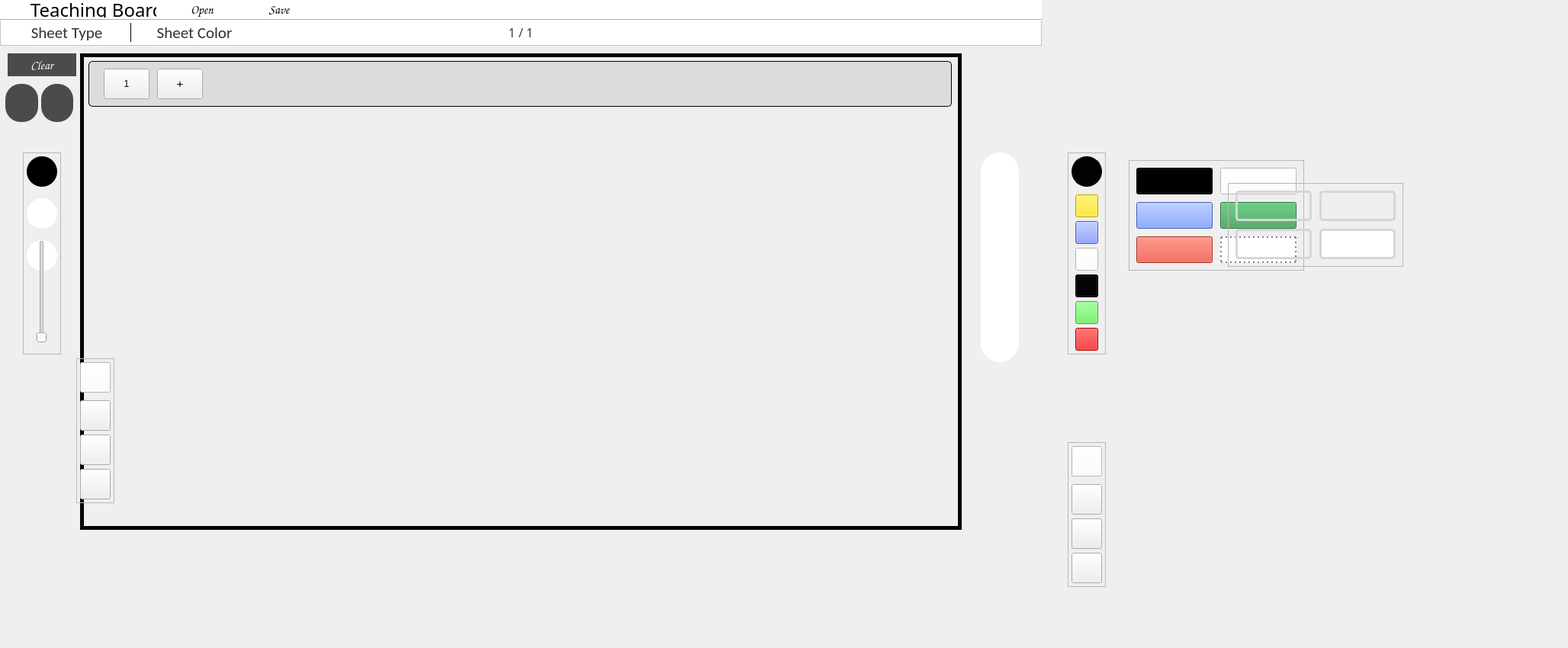
<?xml version="1.0" encoding="UTF-8"?>
<ui version="4.0">
 <class>TeachingBoard</class>
 <widget class="QMainWindow" name="TeachingBoard">
  <property name="geometry">
   <rect>
    <x>0</x>
    <y>0</y>
    <width>2056</width>
    <height>850</height>
   </rect>
  </property>
  <property name="mouseTracking">
   <bool>true</bool>
  </property>
  <property name="windowTitle">
   <string>TeachingBoard</string>
  </property>
  <property name="styleSheet">
   <string notr="true"/>
  </property>
  <widget class="QWidget" name="centralwidget">
   <widget class="QFrame" name="paletteFrame">
    <property name="geometry">
     <rect>
      <x>1286</x>
      <y>200</y>
      <width>50</width>
      <height>275</height>
     </rect>
    </property>
    <property name="styleSheet">
     <string notr="true">QFrame{
background-color: rgb(255, 255, 255);
border-radius: 25px;
border-color : black;
border-style: solid;
}</string>
    </property>
    <property name="frameShape">
     <enum>QFrame::StyledPanel</enum>
    </property>
    <property name="frameShadow">
     <enum>QFrame::Raised</enum>
    </property>
    <widget class="QPushButton" name="penButton">
     <property name="geometry">
      <rect>
       <x>5</x>
       <y>5</y>
       <width>40</width>
       <height>40</height>
      </rect>
     </property>
     <property name="cursor">
      <cursorShape>PointingHandCursor</cursorShape>
     </property>
     <property name="mouseTracking">
      <bool>true</bool>
     </property>
     <property name="toolTip">
      <string>pen</string>
     </property>
     <property name="autoFillBackground">
      <bool>false</bool>
     </property>
     <property name="styleSheet">
      <string notr="true">QPushButton {
         border-radius: 20px;
         background-color: white;
     }

QPushButton:hover {
	background-color: rgb(234, 249, 255);
}</string>
     </property>
     <property name="text">
      <string/>
     </property>
     <property name="icon">
      <iconset>
       <normaloff>../logo/pen.png</normaloff>../logo/pen.png</iconset>
     </property>
     <property name="iconSize">
      <size>
       <width>25</width>
       <height>25</height>
      </size>
     </property>
    </widget>
    <widget class="QPushButton" name="shapeButton">
     <property name="geometry">
      <rect>
       <x>5</x>
       <y>50</y>
       <width>40</width>
       <height>40</height>
      </rect>
     </property>
     <property name="cursor">
      <cursorShape>PointingHandCursor</cursorShape>
     </property>
     <property name="toolTip">
      <string>add shapes</string>
     </property>
     <property name="styleSheet">
      <string notr="true">QPushButton {
         border-radius: 20px;
         background-color: white;
     }

QPushButton:hover {
	background-color: rgb(234, 249, 255);
}</string>
     </property>
     <property name="text">
      <string/>
     </property>
     <property name="icon">
      <iconset>
       <normaloff>../logo/geometrical-shapes-set.png</normaloff>../logo/geometrical-shapes-set.png</iconset>
     </property>
     <property name="iconSize">
      <size>
       <width>30</width>
       <height>30</height>
      </size>
     </property>
    </widget>
    <widget class="QPushButton" name="addImageButton">
     <property name="geometry">
      <rect>
       <x>5</x>
       <y>95</y>
       <width>40</width>
       <height>40</height>
      </rect>
     </property>
     <property name="cursor">
      <cursorShape>PointingHandCursor</cursorShape>
     </property>
     <property name="toolTip">
      <string>Add image</string>
     </property>
     <property name="styleSheet">
      <string notr="true">QPushButton {
         border-radius: 20px;
         background-color: white;
     }

QPushButton:hover {
	background-color: rgb(234, 249, 255);
}</string>
     </property>
     <property name="text">
      <string/>
     </property>
     <property name="icon">
      <iconset>
       <normaloff>../logo/image.png</normaloff>../logo/image.png</iconset>
     </property>
     <property name="iconSize">
      <size>
       <width>25</width>
       <height>25</height>
      </size>
     </property>
    </widget>
    <widget class="QPushButton" name="eraseButton">
     <property name="geometry">
      <rect>
       <x>5</x>
       <y>140</y>
       <width>40</width>
       <height>40</height>
      </rect>
     </property>
     <property name="cursor">
      <cursorShape>PointingHandCursor</cursorShape>
     </property>
     <property name="toolTip">
      <string>Erase</string>
     </property>
     <property name="autoFillBackground">
      <bool>false</bool>
     </property>
     <property name="styleSheet">
      <string notr="true">QPushButton {
         border-radius: 20px;
         background-color: white;
     }

QPushButton:hover {
	background-color: rgb(234, 249, 255);
}</string>
     </property>
     <property name="text">
      <string/>
     </property>
     <property name="icon">
      <iconset>
       <normaloff>../logo/eraser.png</normaloff>../logo/eraser.png</iconset>
     </property>
     <property name="iconSize">
      <size>
       <width>25</width>
       <height>25</height>
      </size>
     </property>
    </widget>
    <widget class="QPushButton" name="selectButton">
     <property name="geometry">
      <rect>
       <x>5</x>
       <y>185</y>
       <width>40</width>
       <height>40</height>
      </rect>
     </property>
     <property name="cursor">
      <cursorShape>PointingHandCursor</cursorShape>
     </property>
     <property name="toolTip">
      <string>Select</string>
     </property>
     <property name="styleSheet">
      <string notr="true">QPushButton {
         border-radius: 20px;
         background-color: white;
     }

QPushButton:hover {
	background-color: rgb(234, 249, 255);
}
</string>
     </property>
     <property name="text">
      <string/>
     </property>
     <property name="icon">
      <iconset>
       <normaloff>../logo/cursor.png</normaloff>../logo/cursor.png</iconset>
     </property>
     <property name="iconSize">
      <size>
       <width>30</width>
       <height>30</height>
      </size>
     </property>
    </widget>
    <widget class="QPushButton" name="commentButton">
     <property name="geometry">
      <rect>
       <x>5</x>
       <y>230</y>
       <width>40</width>
       <height>40</height>
      </rect>
     </property>
     <property name="cursor">
      <cursorShape>PointingHandCursor</cursorShape>
     </property>
     <property name="styleSheet">
      <string notr="true">QPushButton {
         border-radius: 20px;
         background-color: white;
     }

QPushButton:hover {
	background-color: rgb(234, 249, 255);
}</string>
     </property>
     <property name="text">
      <string/>
     </property>
     <property name="icon">
      <iconset>
       <normaloff>../logo/text-format.png</normaloff>../logo/text-format.png</iconset>
     </property>
     <property name="iconSize">
      <size>
       <width>30</width>
       <height>30</height>
      </size>
     </property>
    </widget>
   </widget>
   <widget class="QFrame" name="fileFrame">
    <property name="geometry">
     <rect>
      <x>0</x>
      <y>0</y>
      <width>1366</width>
      <height>25</height>
     </rect>
    </property>
    <property name="font">
     <font>
      <family>Geometr212 BkCn BT</family>
      <pointsize>16</pointsize>
     </font>
    </property>
    <property name="styleSheet">
     <string notr="true">QFrame{
background-color: rgb(255, 255, 255);
border-style: solid;
	border-bottom-color: rgb(0, 0, 0);
}</string>
    </property>
    <property name="frameShape">
     <enum>QFrame::StyledPanel</enum>
    </property>
    <property name="frameShadow">
     <enum>QFrame::Raised</enum>
    </property>
    <widget class="QPushButton" name="openButton">
     <property name="geometry">
      <rect>
       <x>215</x>
       <y>2</y>
       <width>100</width>
       <height>20</height>
      </rect>
     </property>
     <property name="font">
      <font>
       <family>Comic Sans MS</family>
       <pointsize>12</pointsize>
      </font>
     </property>
     <property name="styleSheet">
      <string notr="true">QPushButton {
         border-radius: 6px;
         background-color: white;
     }


QPushButton:hover {
	background-color: rgb(98, 98, 98);
	color: rgb(253, 253, 253);
}</string>
     </property>
     <property name="text">
      <string>Open</string>
     </property>
    </widget>
    <widget class="QPushButton" name="saveButtton">
     <property name="geometry">
      <rect>
       <x>316</x>
       <y>2</y>
       <width>100</width>
       <height>20</height>
      </rect>
     </property>
     <property name="font">
      <font>
       <family>Comic Sans MS</family>
       <pointsize>12</pointsize>
      </font>
     </property>
     <property name="styleSheet">
      <string notr="true">QPushButton {
         border-radius: 6px;
         background-color: white;
     }


QPushButton:hover {
			background-color: rgb(98, 98, 98);
	color: rgb(253, 253, 253);
}</string>
     </property>
     <property name="text">
      <string>Save</string>
     </property>
    </widget>
    <widget class="QLabel" name="fileNameLabel">
     <property name="geometry">
      <rect>
       <x>15</x>
       <y>3</y>
       <width>190</width>
       <height>20</height>
      </rect>
     </property>
     <property name="font">
      <font>
       <family>HP Simplified</family>
       <pointsize>18</pointsize>
      </font>
     </property>
     <property name="text">
      <string>    Teaching Board</string>
     </property>
    </widget>
   </widget>
   <widget class="QFrame" name="colorSettingsFrame">
    <property name="geometry">
     <rect>
      <x>30</x>
      <y>200</y>
      <width>50</width>
      <height>265</height>
     </rect>
    </property>
    <property name="styleSheet">
     <string notr="true">QFrame{
background-color: rgb(255, 255, 255);
border-radius: 25px;
border-color : black;
border-style: solid;
}

QFrame#colorSettingsFame &gt; QPushButton {
border-radius:20px;
border:none;
}</string>
    </property>
    <property name="frameShape">
     <enum>QFrame::StyledPanel</enum>
    </property>
    <property name="frameShadow">
     <enum>QFrame::Raised</enum>
    </property>
    <widget class="QPushButton" name="lineTypeButton">
     <property name="geometry">
      <rect>
       <x>5</x>
       <y>60</y>
       <width>40</width>
       <height>40</height>
      </rect>
     </property>
     <property name="cursor">
      <cursorShape>PointingHandCursor</cursorShape>
     </property>
     <property name="toolTip">
      <string>Line Type</string>
     </property>
     <property name="styleSheet">
      <string notr="true">QPushButton {
         border-radius: 20px;
         background-color: white;
     }

QPushButton:hover {
	background-color: rgb(234, 249, 255);
}
</string>
     </property>
     <property name="text">
      <string/>
     </property>
     <property name="icon">
      <iconset>
       <normaloff>../logo/dashed-line.png</normaloff>../logo/dashed-line.png</iconset>
     </property>
     <property name="iconSize">
      <size>
       <width>30</width>
       <height>30</height>
      </size>
     </property>
    </widget>
    <widget class="QPushButton" name="lineColorButton">
     <property name="geometry">
      <rect>
       <x>5</x>
       <y>5</y>
       <width>40</width>
       <height>40</height>
      </rect>
     </property>
     <property name="styleSheet">
      <string notr="true">QPushButton {
background-color: rgb(0,0,0);
border-radius:20px;
}</string>
     </property>
     <property name="text">
      <string/>
     </property>
    </widget>
    <widget class="QPushButton" name="lineWidthButton">
     <property name="geometry">
      <rect>
       <x>5</x>
       <y>115</y>
       <width>40</width>
       <height>40</height>
      </rect>
     </property>
     <property name="cursor">
      <cursorShape>PointingHandCursor</cursorShape>
     </property>
     <property name="toolTip">
      <string>Close</string>
     </property>
     <property name="styleSheet">
      <string notr="true">QPushButton{
border-style: none;
border-radius:20px;
	background-color: rgb(255, 255, 255);
}
QPushButton:hover {
	background-color: rgb(234, 249, 255);
}</string>
     </property>
     <property name="text">
      <string/>
     </property>
     <property name="icon">
      <iconset>
       <normaloff>../logo/width.png</normaloff>../logo/width.png</iconset>
     </property>
     <property name="iconSize">
      <size>
       <width>25</width>
       <height>25</height>
      </size>
     </property>
    </widget>
    <widget class="QSlider" name="lineWidthSlider">
     <property name="geometry">
      <rect>
       <x>5</x>
       <y>115</y>
       <width>40</width>
       <height>135</height>
      </rect>
     </property>
     <property name="cursor">
      <cursorShape>PointingHandCursor</cursorShape>
     </property>
     <property name="minimum">
      <number>1</number>
     </property>
     <property name="maximum">
      <number>10</number>
     </property>
     <property name="pageStep">
      <number>1</number>
     </property>
     <property name="orientation">
      <enum>Qt::Vertical</enum>
     </property>
     <property name="tickPosition">
      <enum>QSlider::NoTicks</enum>
     </property>
     <property name="tickInterval">
      <number>1</number>
     </property>
    </widget>
   </widget>
   <widget class="QFrame" name="backgroundSettingsFrame">
    <property name="geometry">
     <rect>
      <x>0</x>
      <y>25</y>
      <width>1366</width>
      <height>35</height>
     </rect>
    </property>
    <property name="styleSheet">
     <string notr="true">QFrame{
background-color: rgb(255, 255, 255);

}
</string>
    </property>
    <property name="frameShape">
     <enum>QFrame::StyledPanel</enum>
    </property>
    <property name="frameShadow">
     <enum>QFrame::Raised</enum>
    </property>
    <widget class="QPushButton" name="nextSheetButton">
     <property name="geometry">
      <rect>
       <x>718</x>
       <y>5</y>
       <width>25</width>
       <height>25</height>
      </rect>
     </property>
     <property name="cursor">
      <cursorShape>PointingHandCursor</cursorShape>
     </property>
     <property name="styleSheet">
      <string notr="true">QPushButton {
         background-color: white;
		border:none;
     }</string>
     </property>
     <property name="text">
      <string/>
     </property>
     <property name="icon">
      <iconset>
       <normaloff>../logo/right-arrow.png</normaloff>../logo/right-arrow.png</iconset>
     </property>
     <property name="iconSize">
      <size>
       <width>15</width>
       <height>15</height>
      </size>
     </property>
    </widget>
    <widget class="QPushButton" name="previousSheetButton">
     <property name="geometry">
      <rect>
       <x>623</x>
       <y>5</y>
       <width>25</width>
       <height>25</height>
      </rect>
     </property>
     <property name="cursor">
      <cursorShape>PointingHandCursor</cursorShape>
     </property>
     <property name="styleSheet">
      <string notr="true">QPushButton {
         background-color: white;
		border:none;
     }</string>
     </property>
     <property name="text">
      <string/>
     </property>
     <property name="icon">
      <iconset>
       <normaloff>../logo/left-arrow.png</normaloff>../logo/left-arrow.png</iconset>
     </property>
     <property name="iconSize">
      <size>
       <width>15</width>
       <height>15</height>
      </size>
     </property>
    </widget>
    <widget class="QPushButton" name="backgroundTypeButton">
     <property name="geometry">
      <rect>
       <x>15</x>
       <y>5</y>
       <width>145</width>
       <height>25</height>
      </rect>
     </property>
     <property name="font">
      <font>
       <family>Calibri</family>
       <pointsize>16</pointsize>
       <weight>50</weight>
       <bold>false</bold>
      </font>
     </property>
     <property name="cursor">
      <cursorShape>PointingHandCursor</cursorShape>
     </property>
     <property name="mouseTracking">
      <bool>true</bool>
     </property>
     <property name="styleSheet">
      <string notr="true">QPushButton {;
	color: rgb(49, 49, 49);
         border-radius:2px;
         background-color: white;
     }

QPushButton:pressed {  	 
	background-color: rgb(255, 74, 192);
     }

QPushButton:hover {
	background-color: rgb(231, 231, 231);
}</string>
     </property>
     <property name="text">
      <string>Sheet Type</string>
     </property>
    </widget>
    <widget class="Line" name="line_2">
     <property name="geometry">
      <rect>
       <x>170</x>
       <y>5</y>
       <width>3</width>
       <height>25</height>
      </rect>
     </property>
     <property name="frameShadow">
      <enum>QFrame::Plain</enum>
     </property>
     <property name="orientation">
      <enum>Qt::Vertical</enum>
     </property>
    </widget>
    <widget class="QPushButton" name="backgroundColorButton">
     <property name="geometry">
      <rect>
       <x>180</x>
       <y>5</y>
       <width>150</width>
       <height>25</height>
      </rect>
     </property>
     <property name="font">
      <font>
       <family>Calibri</family>
       <pointsize>16</pointsize>
       <weight>50</weight>
       <bold>false</bold>
      </font>
     </property>
     <property name="cursor">
      <cursorShape>PointingHandCursor</cursorShape>
     </property>
     <property name="styleSheet">
      <string notr="true">QPushButton {;
	color: rgb(49, 49, 49);
         border-radius:2px;
         background-color: white;
     }

QPushButton:pressed {  	 
	background-color: rgb(255, 74, 192);
     }

QPushButton:hover {
	background-color: rgb(231, 231, 231);
}</string>
     </property>
     <property name="text">
      <string>Sheet Color</string>
     </property>
    </widget>
    <widget class="QPushButton" name="sheetReviewButton">
     <property name="geometry">
      <rect>
       <x>653</x>
       <y>5</y>
       <width>60</width>
       <height>25</height>
      </rect>
     </property>
     <property name="font">
      <font>
       <family>MS Reference Sans Serif</family>
       <pointsize>12</pointsize>
       <weight>50</weight>
       <bold>false</bold>
      </font>
     </property>
     <property name="cursor">
      <cursorShape>PointingHandCursor</cursorShape>
     </property>
     <property name="toolTip">
      <string>Show Sheets</string>
     </property>
     <property name="styleSheet">
      <string notr="true">QPushButton {
	color: rgb(57, 57, 57);
         border-radius: 6px;
         background-color: white;
     }

QPushButton:pressed {  	 
     }

QPushButton:hover {
	background-color: rgb(156, 156, 156);
	color: rgb(253, 253, 253);
}</string>
     </property>
     <property name="text">
      <string>1 / 1</string>
     </property>
    </widget>
    <widget class="Line" name="line">
     <property name="geometry">
      <rect>
       <x>0</x>
       <y>0</y>
       <width>1366</width>
       <height>2</height>
      </rect>
     </property>
     <property name="orientation">
      <enum>Qt::Horizontal</enum>
     </property>
    </widget>
   </widget>
   <widget class="QFrame" name="sheetReviewFrame">
    <property name="enabled">
     <bool>true</bool>
    </property>
    <property name="geometry">
     <rect>
      <x>116</x>
      <y>80</y>
      <width>1132</width>
      <height>60</height>
     </rect>
    </property>
    <property name="mouseTracking">
     <bool>true</bool>
    </property>
    <property name="styleSheet">
     <string notr="true">QFrame{
	background-color: rgba(143, 143, 143,50);
	border-radius:5px;
	border-style: solid;
	border-color: black;
	border-width: 1px;
}</string>
    </property>
    <property name="frameShape">
     <enum>QFrame::StyledPanel</enum>
    </property>
    <property name="frameShadow">
     <enum>QFrame::Raised</enum>
    </property>
    <widget class="QPushButton" name="addNewPageButton">
     <property name="geometry">
      <rect>
       <x>90</x>
       <y>10</y>
       <width>60</width>
       <height>40</height>
      </rect>
     </property>
     <property name="font">
      <font>
       <pointsize>11</pointsize>
      </font>
     </property>
     <property name="text">
      <string>+</string>
     </property>
     <property name="icon">
      <iconset>
       <normaloff>../Minor-Icons/AddPage.png</normaloff>../Minor-Icons/AddPage.png</iconset>
     </property>
     <property name="iconSize">
      <size>
       <width>40</width>
       <height>35</height>
      </size>
     </property>
    </widget>
    <widget class="QPushButton" name="pageNumber1Button">
     <property name="geometry">
      <rect>
       <x>20</x>
       <y>10</y>
       <width>60</width>
       <height>40</height>
      </rect>
     </property>
     <property name="text">
      <string>1</string>
     </property>
     <property name="iconSize">
      <size>
       <width>40</width>
       <height>40</height>
      </size>
     </property>
    </widget>
   </widget>
   <widget class="QFrame" name="lineColorFrame">
    <property name="geometry">
     <rect>
      <x>1400</x>
      <y>200</y>
      <width>50</width>
      <height>265</height>
     </rect>
    </property>
    <property name="cursor">
     <cursorShape>PointingHandCursor</cursorShape>
    </property>
    <property name="styleSheet">
     <string notr="true">QFrame{
	background-color: rgb(196, 225, 255);
	border-radius: 25px;
	border: none;
}

QFrame#lineColorFrame &gt; QPushButton{
	border-radius : 15px;
	background-color: white;
}

QFrame#lineColorFrame &gt; QPushButton#finalColorBtn{
border-radius:20px;
}</string>
    </property>
    <property name="frameShape">
     <enum>QFrame::StyledPanel</enum>
    </property>
    <property name="frameShadow">
     <enum>QFrame::Raised</enum>
    </property>
    <widget class="QPushButton" name="redLineButton">
     <property name="geometry">
      <rect>
       <x>10</x>
       <y>230</y>
       <width>30</width>
       <height>30</height>
      </rect>
     </property>
     <property name="toolTip">
      <string>Red</string>
     </property>
     <property name="styleSheet">
      <string notr="true">background-color: rgb(230, 0, 0);</string>
     </property>
     <property name="text">
      <string/>
     </property>
    </widget>
    <widget class="QPushButton" name="greenLineButton">
     <property name="geometry">
      <rect>
       <x>10</x>
       <y>195</y>
       <width>30</width>
       <height>30</height>
      </rect>
     </property>
     <property name="toolTip">
      <string>Green</string>
     </property>
     <property name="styleSheet">
      <string notr="true">background-color: rgb(87, 238, 77);</string>
     </property>
     <property name="text">
      <string/>
     </property>
    </widget>
    <widget class="QPushButton" name="blackLineButton">
     <property name="geometry">
      <rect>
       <x>10</x>
       <y>160</y>
       <width>30</width>
       <height>30</height>
      </rect>
     </property>
     <property name="toolTip">
      <string>Black</string>
     </property>
     <property name="styleSheet">
      <string notr="true">background-color: rgb(3, 3, 3);</string>
     </property>
     <property name="text">
      <string/>
     </property>
    </widget>
    <widget class="QPushButton" name="blueLineButton">
     <property name="geometry">
      <rect>
       <x>10</x>
       <y>90</y>
       <width>30</width>
       <height>30</height>
      </rect>
     </property>
     <property name="toolTip">
      <string>Blue</string>
     </property>
     <property name="styleSheet">
      <string notr="true">background-color: rgb(102, 130, 255);</string>
     </property>
     <property name="text">
      <string/>
     </property>
    </widget>
    <widget class="QPushButton" name="yellowLineButton">
     <property name="geometry">
      <rect>
       <x>10</x>
       <y>55</y>
       <width>30</width>
       <height>30</height>
      </rect>
     </property>
     <property name="toolTip">
      <string>Yellow</string>
     </property>
     <property name="styleSheet">
      <string notr="true">background-color: rgb(255, 234, 8);</string>
     </property>
     <property name="text">
      <string/>
     </property>
    </widget>
    <widget class="QPushButton" name="whiteLineButton">
     <property name="geometry">
      <rect>
       <x>10</x>
       <y>125</y>
       <width>30</width>
       <height>30</height>
      </rect>
     </property>
     <property name="toolTip">
      <string>White</string>
     </property>
     <property name="styleSheet">
      <string notr="true">background-color: rgb(255, 255, 255);</string>
     </property>
     <property name="text">
      <string/>
     </property>
    </widget>
    <widget class="QPushButton" name="lineColorFrameCloseButton">
     <property name="geometry">
      <rect>
       <x>5</x>
       <y>5</y>
       <width>40</width>
       <height>40</height>
      </rect>
     </property>
     <property name="toolTip">
      <string>Close</string>
     </property>
     <property name="styleSheet">
      <string notr="true">QPushButton{
background-color: rgb(3, 3, 3);
border-radius:20px;
border-style:solid;
border-width: 1px;
border-color:black
}</string>
     </property>
     <property name="text">
      <string/>
     </property>
    </widget>
   </widget>
   <widget class="QFrame" name="shapeFrame">
    <property name="geometry">
     <rect>
      <x>1400</x>
      <y>580</y>
      <width>50</width>
      <height>190</height>
     </rect>
    </property>
    <property name="cursor">
     <cursorShape>PointingHandCursor</cursorShape>
    </property>
    <property name="styleSheet">
     <string notr="true">QFrame{
border:none;
	background-color: rgb(196, 225, 255);
border-radius:25px;
}

QFrame#shapeFrame &gt; QPushButton{
	border-radius: 20px;
	background-color: rgb(196, 225, 255);
}

QFrame#shapeFrame &gt; QPushButton:hover {
	background-color: rgb(255, 255, 255);
}
</string>
    </property>
    <property name="frameShape">
     <enum>QFrame::StyledPanel</enum>
    </property>
    <property name="frameShadow">
     <enum>QFrame::Raised</enum>
    </property>
    <widget class="QPushButton" name="shapeFrameCloseButton">
     <property name="geometry">
      <rect>
       <x>5</x>
       <y>5</y>
       <width>40</width>
       <height>40</height>
      </rect>
     </property>
     <property name="toolTip">
      <string>Close</string>
     </property>
     <property name="styleSheet">
      <string notr="true">background-color: rgb(255, 255, 255);</string>
     </property>
     <property name="text">
      <string/>
     </property>
     <property name="icon">
      <iconset>
       <normaloff>../logo/geometrical-shapes-set.png</normaloff>../logo/geometrical-shapes-set.png</iconset>
     </property>
     <property name="iconSize">
      <size>
       <width>30</width>
       <height>30</height>
      </size>
     </property>
    </widget>
    <widget class="QPushButton" name="rectangleButton">
     <property name="geometry">
      <rect>
       <x>5</x>
       <y>55</y>
       <width>40</width>
       <height>40</height>
      </rect>
     </property>
     <property name="toolTip">
      <string>Rectangle</string>
     </property>
     <property name="text">
      <string/>
     </property>
     <property name="icon">
      <iconset>
       <normaloff>../logo/rectangle.png</normaloff>../logo/rectangle.png</iconset>
     </property>
     <property name="iconSize">
      <size>
       <width>25</width>
       <height>25</height>
      </size>
     </property>
    </widget>
    <widget class="QPushButton" name="lineButton">
     <property name="geometry">
      <rect>
       <x>5</x>
       <y>100</y>
       <width>40</width>
       <height>40</height>
      </rect>
     </property>
     <property name="toolTip">
      <string>Rounded Rectangle</string>
     </property>
     <property name="text">
      <string/>
     </property>
     <property name="icon">
      <iconset>
       <normaloff>../logo/diagonal-line.png</normaloff>../logo/diagonal-line.png</iconset>
     </property>
     <property name="iconSize">
      <size>
       <width>30</width>
       <height>30</height>
      </size>
     </property>
    </widget>
    <widget class="QPushButton" name="ellipseButton">
     <property name="geometry">
      <rect>
       <x>5</x>
       <y>145</y>
       <width>40</width>
       <height>40</height>
      </rect>
     </property>
     <property name="toolTip">
      <string>Eclipse</string>
     </property>
     <property name="text">
      <string/>
     </property>
     <property name="icon">
      <iconset>
       <normaloff>../logo/ellipse.png</normaloff>../logo/ellipse.png</iconset>
     </property>
     <property name="iconSize">
      <size>
       <width>30</width>
       <height>30</height>
      </size>
     </property>
    </widget>
   </widget>
   <widget class="QFrame" name="sheetBackgroundColorFrame">
    <property name="geometry">
     <rect>
      <x>1480</x>
      <y>210</y>
      <width>230</width>
      <height>145</height>
     </rect>
    </property>
    <property name="cursor">
     <cursorShape>PointingHandCursor</cursorShape>
    </property>
    <property name="styleSheet">
     <string notr="true">QFrame{
	background-color: rgb(240, 240, 240);
border-style: solid;
border-color: gray;
border-width: 2px;
border-radius: 5px
}

QFrame#sheetBackgroundColorFrame &gt; QPushButton{
border-radius:5px;
border-width:3px;
}</string>
    </property>
    <property name="frameShape">
     <enum>QFrame::StyledPanel</enum>
    </property>
    <property name="frameShadow">
     <enum>QFrame::Raised</enum>
    </property>
    <widget class="QPushButton" name="whiteBackgroundColorButton">
     <property name="geometry">
      <rect>
       <x>120</x>
       <y>10</y>
       <width>100</width>
       <height>35</height>
      </rect>
     </property>
     <property name="toolTip">
      <string>&lt;html&gt;&lt;head/&gt;&lt;body&gt;&lt;p&gt;White&lt;/p&gt;&lt;/body&gt;&lt;/html&gt;</string>
     </property>
     <property name="styleSheet">
      <string notr="true">background-color: rgb(255, 255, 255);</string>
     </property>
     <property name="text">
      <string/>
     </property>
    </widget>
    <widget class="QPushButton" name="blueBackgroundColorButton">
     <property name="geometry">
      <rect>
       <x>10</x>
       <y>55</y>
       <width>100</width>
       <height>35</height>
      </rect>
     </property>
     <property name="toolTip">
      <string>&lt;html&gt;&lt;head/&gt;&lt;body&gt;&lt;p&gt;Blue&lt;/p&gt;&lt;/body&gt;&lt;/html&gt;</string>
     </property>
     <property name="styleSheet">
      <string notr="true">background-color: rgb(88, 133, 255);</string>
     </property>
     <property name="text">
      <string/>
     </property>
    </widget>
    <widget class="QPushButton" name="greenBackgroundColorButton">
     <property name="geometry">
      <rect>
       <x>120</x>
       <y>55</y>
       <width>100</width>
       <height>35</height>
      </rect>
     </property>
     <property name="toolTip">
      <string>&lt;html&gt;&lt;head/&gt;&lt;body&gt;&lt;p&gt;Green&lt;/p&gt;&lt;/body&gt;&lt;/html&gt;</string>
     </property>
     <property name="styleSheet">
      <string notr="true">background-color: rgb(57, 158, 84);
</string>
     </property>
     <property name="text">
      <string/>
     </property>
    </widget>
    <widget class="QPushButton" name="addBackgroundColorButton">
     <property name="geometry">
      <rect>
       <x>120</x>
       <y>100</y>
       <width>100</width>
       <height>35</height>
      </rect>
     </property>
     <property name="toolTip">
      <string>&lt;html&gt;&lt;head/&gt;&lt;body&gt;&lt;p&gt;Add image&lt;/p&gt;&lt;/body&gt;&lt;/html&gt;</string>
     </property>
     <property name="styleSheet">
      <string notr="true">background-color: rgb(255, 255, 255);
border-style: dotted;
border-color: gray;
border-width: 2px;</string>
     </property>
     <property name="text">
      <string/>
     </property>
     <property name="icon">
      <iconset>
       <normaloff>../logo/photo.png</normaloff>../logo/photo.png</iconset>
     </property>
     <property name="iconSize">
      <size>
       <width>30</width>
       <height>30</height>
      </size>
     </property>
    </widget>
    <widget class="QPushButton" name="rustBackgroundColorButton">
     <property name="geometry">
      <rect>
       <x>10</x>
       <y>100</y>
       <width>100</width>
       <height>35</height>
      </rect>
     </property>
     <property name="toolTip">
      <string>&lt;html&gt;&lt;head/&gt;&lt;body&gt;&lt;p&gt;Rust&lt;/p&gt;&lt;/body&gt;&lt;/html&gt;</string>
     </property>
     <property name="styleSheet">
      <string notr="true">background-color: rgb(224, 72, 52);</string>
     </property>
     <property name="text">
      <string/>
     </property>
    </widget>
    <widget class="QPushButton" name="blackBackgroundColorButton">
     <property name="geometry">
      <rect>
       <x>10</x>
       <y>10</y>
       <width>100</width>
       <height>35</height>
      </rect>
     </property>
     <property name="toolTip">
      <string>&lt;html&gt;&lt;head/&gt;&lt;body&gt;&lt;p&gt;Black&lt;/p&gt;&lt;/body&gt;&lt;/html&gt;</string>
     </property>
     <property name="styleSheet">
      <string notr="true">background-color: rgb(0, 0, 0);</string>
     </property>
     <property name="text">
      <string/>
     </property>
    </widget>
   </widget>
   <widget class="QFrame" name="drawingFrame">
    <property name="geometry">
     <rect>
      <x>105</x>
      <y>70</y>
      <width>1156</width>
      <height>625</height>
     </rect>
    </property>
    <property name="styleSheet">
     <string notr="true"/>
    </property>
    <property name="frameShape">
     <enum>QFrame::Box</enum>
    </property>
    <property name="frameShadow">
     <enum>QFrame::Plain</enum>
    </property>
    <property name="lineWidth">
     <number>5</number>
    </property>
   </widget>
   <widget class="QPushButton" name="clearSheetButton">
    <property name="geometry">
     <rect>
      <x>10</x>
      <y>70</y>
      <width>90</width>
      <height>30</height>
     </rect>
    </property>
    <property name="font">
     <font>
      <family>Comic Sans MS</family>
      <pointsize>12</pointsize>
     </font>
    </property>
    <property name="styleSheet">
     <string notr="true">QPushButton {
		color: rgb(255, 255, 255);
         border-radius: 20px;
        background-color: rgb(75,75,75);
     }

QPushButton:hover {
		border:solid;
		border-width:2px;
border-color:white;
    	color: rgb(255, 255, 255);
}</string>
    </property>
    <property name="text">
     <string>Clear</string>
    </property>
   </widget>
   <widget class="QFrame" name="lineTypeFrame">
    <property name="geometry">
     <rect>
      <x>100</x>
      <y>470</y>
      <width>50</width>
      <height>190</height>
     </rect>
    </property>
    <property name="cursor">
     <cursorShape>PointingHandCursor</cursorShape>
    </property>
    <property name="styleSheet">
     <string notr="true">QFrame{
border:none;
	background-color: rgb(196, 225, 255);
border-radius:25px;
}

QPushButton{
	border-radius: 20px;
	background-color: rgb(196, 225, 255);
}

QFrame#shapeFrame &gt; QPushButton:hover {
	background-color: rgb(255, 255, 255);
}
</string>
    </property>
    <property name="frameShape">
     <enum>QFrame::StyledPanel</enum>
    </property>
    <property name="frameShadow">
     <enum>QFrame::Raised</enum>
    </property>
    <widget class="QPushButton" name="lineTypeFrameClosrButton">
     <property name="geometry">
      <rect>
       <x>5</x>
       <y>5</y>
       <width>40</width>
       <height>40</height>
      </rect>
     </property>
     <property name="toolTip">
      <string>Close</string>
     </property>
     <property name="styleSheet">
      <string notr="true">background-color: rgb(255, 255, 255);</string>
     </property>
     <property name="text">
      <string/>
     </property>
     <property name="icon">
      <iconset>
       <normaloff>../logo/geometrical-shapes-set.png</normaloff>../logo/geometrical-shapes-set.png</iconset>
     </property>
     <property name="iconSize">
      <size>
       <width>30</width>
       <height>30</height>
      </size>
     </property>
    </widget>
    <widget class="QPushButton" name="solidLineButton">
     <property name="geometry">
      <rect>
       <x>5</x>
       <y>55</y>
       <width>40</width>
       <height>40</height>
      </rect>
     </property>
     <property name="toolTip">
      <string>Rectangle</string>
     </property>
     <property name="text">
      <string/>
     </property>
     <property name="icon">
      <iconset>
       <normaloff>../logo/diagonal-line.png</normaloff>../logo/diagonal-line.png</iconset>
     </property>
     <property name="iconSize">
      <size>
       <width>25</width>
       <height>25</height>
      </size>
     </property>
    </widget>
    <widget class="QPushButton" name="dottedLineButton">
     <property name="geometry">
      <rect>
       <x>5</x>
       <y>100</y>
       <width>40</width>
       <height>40</height>
      </rect>
     </property>
     <property name="toolTip">
      <string>Rounded Rectangle</string>
     </property>
     <property name="text">
      <string/>
     </property>
     <property name="icon">
      <iconset>
       <normaloff>../logo/Facebook Post 940x788 px (1).png</normaloff>../logo/Facebook Post 940x788 px (1).png</iconset>
     </property>
     <property name="iconSize">
      <size>
       <width>30</width>
       <height>30</height>
      </size>
     </property>
    </widget>
    <widget class="QPushButton" name="dashLine">
     <property name="geometry">
      <rect>
       <x>5</x>
       <y>145</y>
       <width>40</width>
       <height>40</height>
      </rect>
     </property>
     <property name="toolTip">
      <string>Eclipse</string>
     </property>
     <property name="text">
      <string/>
     </property>
     <property name="icon">
      <iconset>
       <normaloff>../logo/dashed-line.png</normaloff>../logo/dashed-line.png</iconset>
     </property>
     <property name="iconSize">
      <size>
       <width>30</width>
       <height>30</height>
      </size>
     </property>
    </widget>
   </widget>
   <widget class="QFrame" name="sheetBackgroundTypeFrame">
    <property name="geometry">
     <rect>
      <x>1610</x>
      <y>240</y>
      <width>230</width>
      <height>110</height>
     </rect>
    </property>
    <property name="cursor">
     <cursorShape>PointingHandCursor</cursorShape>
    </property>
    <property name="styleSheet">
     <string notr="true">QFrame{
	background-color: rgb(196, 225, 255);
border: solid gray 2px;
border-radius: 5px
}

QFrame#sheetTypeFrame &gt; QPushButtons{
border-radius:5px;
border-style: solid;
	border-color: rgb(103, 169, 255);
border-width:3px;
}</string>
    </property>
    <property name="frameShape">
     <enum>QFrame::StyledPanel</enum>
    </property>
    <property name="frameShadow">
     <enum>QFrame::Raised</enum>
    </property>
    <widget class="QPushButton" name="graphSheetButton">
     <property name="geometry">
      <rect>
       <x>10</x>
       <y>10</y>
       <width>100</width>
       <height>40</height>
      </rect>
     </property>
     <property name="toolTip">
      <string>&lt;html&gt;&lt;head/&gt;&lt;body&gt;&lt;p&gt;Graph&lt;/p&gt;&lt;/body&gt;&lt;/html&gt;</string>
     </property>
     <property name="styleSheet">
      <string notr="true">QPushButton{
border-style: solid;
border-width:3px;
border-color:rgb(216, 213, 213);
	background-image:url(&quot;f:/Qt prog/logo/graph.jpg&quot;);
	background-position: center;
border-radius: 5px;
}</string>
     </property>
     <property name="text">
      <string/>
     </property>
     <property name="iconSize">
      <size>
       <width>300</width>
       <height>300</height>
      </size>
     </property>
    </widget>
    <widget class="QPushButton" name="ruledSheetButton">
     <property name="geometry">
      <rect>
       <x>120</x>
       <y>10</y>
       <width>100</width>
       <height>40</height>
      </rect>
     </property>
     <property name="toolTip">
      <string>&lt;html&gt;&lt;head/&gt;&lt;body&gt;&lt;p&gt;Lines&lt;/p&gt;&lt;/body&gt;&lt;/html&gt;</string>
     </property>
     <property name="styleSheet">
      <string notr="true">QPushButton{
border-style: solid;
border-width:3px;
border-color:rgb(216, 213, 213);
	background-image:url(&quot;f:/Qt prog/logo/lined_page.jpg&quot;);
	background-position: center;
border-radius: 5px;
}</string>
     </property>
     <property name="text">
      <string/>
     </property>
     <property name="iconSize">
      <size>
       <width>200</width>
       <height>200</height>
      </size>
     </property>
     <property name="shortcut">
      <string>CapsLock</string>
     </property>
    </widget>
    <widget class="QPushButton" name="gridSheetButton">
     <property name="geometry">
      <rect>
       <x>10</x>
       <y>60</y>
       <width>100</width>
       <height>40</height>
      </rect>
     </property>
     <property name="toolTip">
      <string>&lt;html&gt;&lt;head/&gt;&lt;body&gt;&lt;p&gt;Dots&lt;/p&gt;&lt;/body&gt;&lt;/html&gt;</string>
     </property>
     <property name="styleSheet">
      <string notr="true">QPushButton{
border-style: solid;
border-width:3px;
border-color:rgb(216, 213, 213);
	background-image:url(&quot;f:/Qt prog/logo/dotted_page.png&quot;);
	background-position: center;
border-radius: 5px;
}</string>
     </property>
     <property name="text">
      <string/>
     </property>
    </widget>
    <widget class="QPushButton" name="plainSheetButton">
     <property name="geometry">
      <rect>
       <x>120</x>
       <y>60</y>
       <width>100</width>
       <height>40</height>
      </rect>
     </property>
     <property name="styleSheet">
      <string notr="true">QPushButton{
border-style: solid;
border-width:3px;
border-color:rgb(216, 213, 213);
	background-color:rgb(255,255,255);
	background-position: center;
border-radius: 5px;
}</string>
     </property>
     <property name="text">
      <string/>
     </property>
    </widget>
   </widget>
   <widget class="QPushButton" name="undoButton">
    <property name="geometry">
     <rect>
      <x>7</x>
      <y>110</y>
      <width>43</width>
      <height>50</height>
     </rect>
    </property>
    <property name="styleSheet">
     <string notr="true">QPushButton {
	color: rgb(57, 57, 57);
         border-radius: 20px;
        background-color: rgb(75,75,75);
     }
</string>
    </property>
    <property name="text">
     <string/>
    </property>
    <property name="icon">
     <iconset>
      <normaloff>F:/Qt prog/logo/icons8-undo-48.png</normaloff>F:/Qt prog/logo/icons8-undo-48.png</iconset>
    </property>
    <property name="iconSize">
     <size>
      <width>30</width>
      <height>30</height>
     </size>
    </property>
   </widget>
   <widget class="QPushButton" name="redoButton1">
    <property name="geometry">
     <rect>
      <x>54</x>
      <y>110</y>
      <width>42</width>
      <height>50</height>
     </rect>
    </property>
    <property name="styleSheet">
     <string notr="true">QPushButton {
	color: rgb(57, 57, 57);
         border-radius: 20px;
        background-color: rgb(75,75,75);
     }
</string>
    </property>
    <property name="text">
     <string/>
    </property>
    <property name="icon">
     <iconset>
      <normaloff>../logo/icons8-redo-48.png</normaloff>../logo/icons8-redo-48.png</iconset>
    </property>
    <property name="iconSize">
     <size>
      <width>30</width>
      <height>30</height>
     </size>
    </property>
   </widget>
   <zorder>drawingFrame</zorder>
   <zorder>paletteFrame</zorder>
   <zorder>fileFrame</zorder>
   <zorder>colorSettingsFrame</zorder>
   <zorder>backgroundSettingsFrame</zorder>
   <zorder>sheetReviewFrame</zorder>
   <zorder>lineColorFrame</zorder>
   <zorder>shapeFrame</zorder>
   <zorder>sheetBackgroundColorFrame</zorder>
   <zorder>clearSheetButton</zorder>
   <zorder>lineTypeFrame</zorder>
   <zorder>undoButton</zorder>
   <zorder>redoButton1</zorder>
   <zorder>sheetBackgroundTypeFrame</zorder>
  </widget>
  <widget class="QMenuBar" name="menubar">
   <property name="geometry">
    <rect>
     <x>0</x>
     <y>0</y>
     <width>2056</width>
     <height>20</height>
    </rect>
   </property>
  </widget>
 </widget>
 <resources/>
 <connections/>
</ui>
